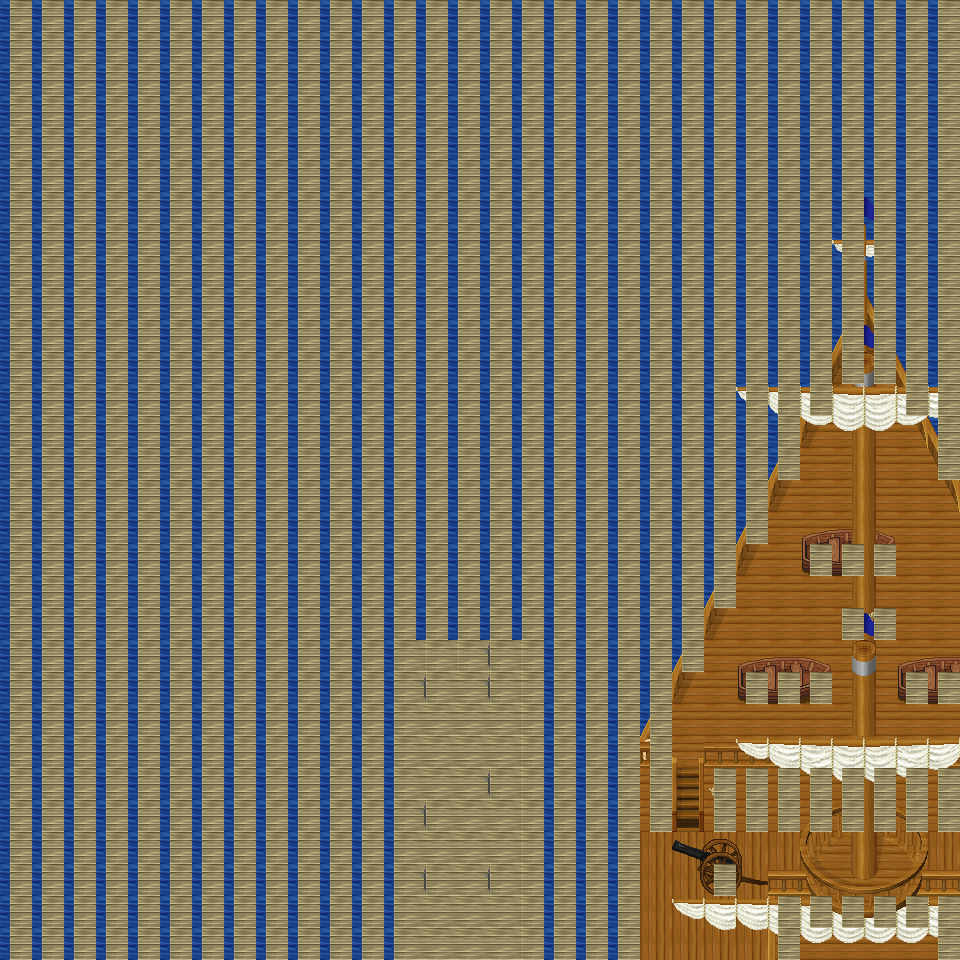

Tiled map render using the project's own tile images. Description and the map definition, with tile-layer contents summarised, below:
An orthogonal 30x30 tile map with 32x32 px tiles, 6 tile layers (Ground, Object, Object2, Above, ...), 10 tilesets and 3 objects (3x mapExit).

<map version="1.0" orientation="orthogonal" renderorder="right-down" width="30" height="30" tilewidth="32" tileheight="32" nextobjectid="4">
  <tileset firstgid="1" name="tileset_object_boardwalk" tilewidth="32" tileheight="32" tilecount="36" columns="6">
    <image source="../drawable/tileset_object_boardwalk.png" width="192" height="192" />
  </tileset>
  <tileset firstgid="37" name="tileset_item_weapon_cannon" tilewidth="32" tileheight="32" tilecount="12" columns="3">
    <image source="../drawable/tileset_item_weapon_cannon.png" width="96" height="128" />
  </tileset>
  <tileset firstgid="49" name="tileset_logic_collision" tilewidth="32" tileheight="32" tilecount="1" columns="1">
    <image source="../drawable/tileset_logic_collision.png" width="32" height="32" />
  </tileset>
  <tileset firstgid="50" name="tileset_item_banners_flag" tilewidth="32" tileheight="32" tilecount="12" columns="3">
    <image source="../drawable/tileset_item_banners_flag.png" width="96" height="128" />
  </tileset>
  <tileset firstgid="62" name="tileset_item_flagpole" tilewidth="32" tileheight="32" tilecount="3" columns="1">
    <image source="../drawable/tileset_item_flagpole.png" width="32" height="96" />
  </tileset>
  <tileset firstgid="65" name="tileset_ground_ground" tilewidth="32" tileheight="32" tilecount="33" columns="3">
    <image source="../drawable/tileset_ground_ground.png" width="96" height="352" />
  </tileset>
  <tileset firstgid="98" name="tileset_item_ropes" tilewidth="32" tileheight="32" tilecount="4" columns="2">
    <image source="../drawable/tileset_item_ropes.png" width="64" height="64" />
  </tileset>
  <tileset firstgid="102" name="tileset_object_row_boat" tilewidth="32" tileheight="32" tilecount="30" columns="6">
    <image source="../drawable/tileset_object_row_boat.png" width="192" height="160" />
  </tileset>
  <tileset firstgid="132" name="tileset_object_ship" tilewidth="32" tileheight="32" tilecount="368" columns="16">
    <image source="../drawable/tileset_object_ship.png" width="512" height="736" />
  </tileset>
  <tileset firstgid="500" name="tileset_building_stairs_wooden_ns" tilewidth="32" tileheight="32" tilecount="105" columns="7">
    <image source="../drawable/tileset_building_stairs_wooden_ns.png" width="224" height="480" />
  </tileset>
  <layer name="Ground" width="30" height="30">
    <data>[900 cells, 900 non-empty, 3 distinct tile ids]</data>
  </layer>
  <layer name="Object" width="30" height="30">
    <data>[900 cells, 199 non-empty, 30 distinct tile ids]</data>
  </layer>
  <layer name="Object2" width="30" height="30">
    <data>[900 cells, 36 non-empty, 16 distinct tile ids]</data>
  </layer>
  <layer name="Above" width="30" height="30">
    <data>[900 cells, 55 non-empty, 23 distinct tile ids]</data>
  </layer>
  <layer name="Above2" width="30" height="30">
    <data>[900 cells, 63 non-empty, 35 distinct tile ids]</data>
  </layer>
  <layer name="Walkable" width="30" height="30">
    <data>[900 cells, 777 non-empty, 1 distinct tile ids]</data>
  </layer>
  <objectgroup name="MapEvents">
    <object id="1" name="south" type="mapExit" x="416" y="928" width="96" height="32">
      <properties>
        <property name="map" value="level_0_x260_y45" />
        <property name="x" value="13" />
        <property name="y" value="1" />
      </properties>
    </object>
    <object id="2" name="south2" type="mapExit" x="640" y="928" width="128" height="32">
      <properties>
        <property name="map" value="level_0_x260_y45" />
        <property name="x" value="20" />
        <property name="y" value="1" />
      </properties>
    </object>
    <object id="3" name="south3" type="mapExit" x="800" y="928" width="128" height="32">
      <properties>
        <property name="map" value="level_0_x260_y45" />
        <property name="x" value="25" />
        <property name="y" value="1" />
      </properties>
    </object>
  </objectgroup>
</map>
